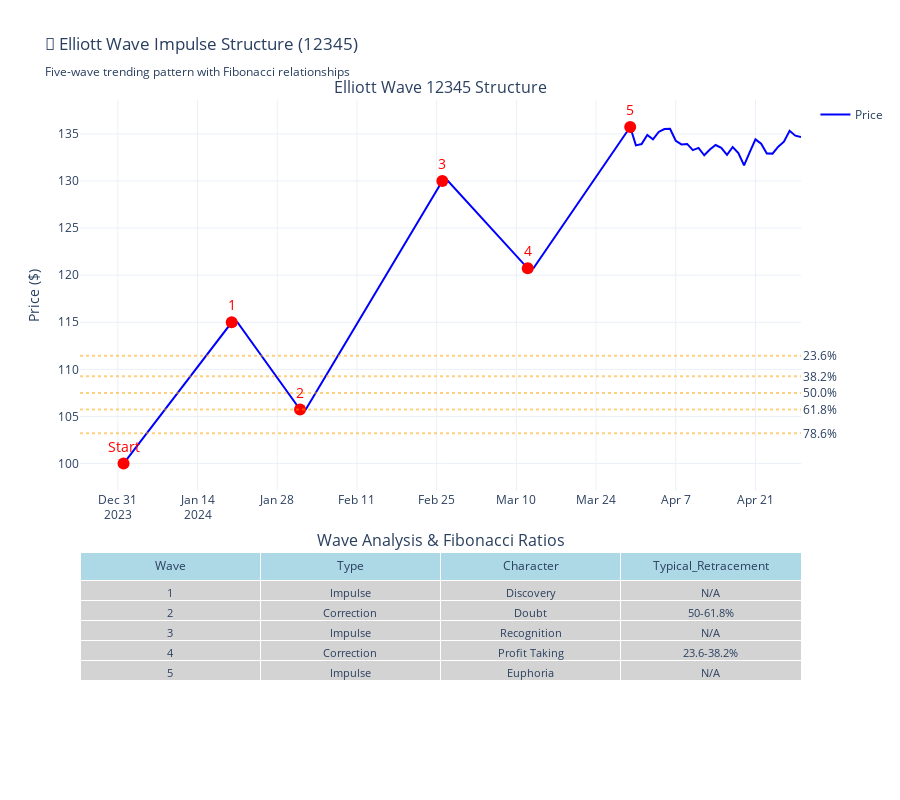

Source (notebook cell):
### Markdown cell above
# 🌊 ELLIOTT WAVES - Market Psychology & Wave Theory

Elliott Wave Theory describes market movements as repetitive waves driven by investor psychology. Markets move in 5-wave impulses followed by 3-wave corrections.

### Code cell
# 3. ELLIOTT IMPULSE WAVE (12345) - Five-Wave Trending Structure
def plot_elliott_impulse_wave():
    """Demonstrate Elliott Wave 5-wave impulse structure"""
    
    from plotly.subplots import make_subplots
    
    fig = make_subplots(
        rows=2, cols=1,
        subplot_titles=('Elliott Wave 12345 Structure', 'Wave Analysis & Fibonacci Ratios'),
        specs=[[{"type": "xy"}],
               [{"type": "table"}]],
        row_heights=[0.7, 0.3],
        vertical_spacing=0.1
    )
    
    # Create Elliott Wave data
    np.random.seed(100)
    
    # Define wave structure mathematically
    days = 120
    dates = pd.date_range(start='2024-01-01', periods=days, freq='D')
    
    # Create 5-wave structure
    # Wave 1: Initial impulse
    wave1_length = 20
    wave1 = np.linspace(100, 115, wave1_length)
    
    # Wave 2: Correction (typically 50-61.8% of wave 1)
    wave2_length = 12
    wave2_retrace = 0.618  # 61.8% retracement
    wave2_end = wave1[0] + (wave1[-1] - wave1[0]) * (1 - wave2_retrace)
    wave2 = np.linspace(wave1[-1], wave2_end, wave2_length)
    
    # Wave 3: Strongest impulse (typically 1.618x wave 1)
    wave3_length = 25
    wave1_range = wave1[-1] - wave1[0]
    wave3_end = wave2[-1] + (wave1_range * 1.618)
    wave3 = np.linspace(wave2[-1], wave3_end, wave3_length)
    
    # Wave 4: Smaller correction (typically 38.2% of wave 3)
    wave4_length = 15
    wave4_retrace = 0.382
    wave3_range = wave3[-1] - wave3[0]
    wave4_end = wave3[-1] - (wave3_range * wave4_retrace)
    wave4 = np.linspace(wave3[-1], wave4_end, wave4_length)
    
    # Wave 5: Final impulse (often equal to wave 1)
    wave5_length = 18
    wave5_end = wave4[-1] + wave1_range
    wave5 = np.linspace(wave4[-1], wave5_end, wave5_length)
    
    # Combine waves
    elliott_pattern = np.concatenate([wave1, wave2, wave3, wave4, wave5])
    
    # Add remaining data points with noise
    remaining_points = days - len(elliott_pattern)
    if remaining_points > 0:
        correction_phase = wave5_end + np.cumsum(np.random.normal(-0.2, 1, remaining_points))
        elliott_pattern = np.concatenate([elliott_pattern, correction_phase])
    
    elliott_pattern = elliott_pattern[:days]  # Ensure exact length
    
    # Plot main Elliott Wave
    fig.add_trace(go.Scatter(
        x=dates,
        y=elliott_pattern,
        mode='lines',
        name='Price',
        line=dict(color='blue', width=2)
    ), row=1, col=1)
    
    # Mark wave endpoints
    wave_endpoints = [
        (0, wave1[0], "Start"),
        (wave1_length-1, wave1[-1], "1"),
        (wave1_length + wave2_length-1, wave2[-1], "2"),
        (wave1_length + wave2_length + wave3_length-1, wave3[-1], "3"),
        (wave1_length + wave2_length + wave3_length + wave4_length-1, wave4[-1], "4"),
        (wave1_length + wave2_length + wave3_length + wave4_length + wave5_length-1, wave5[-1], "5")
    ]
    
    for idx, price, label in wave_endpoints:
        if idx < len(dates):
            fig.add_trace(go.Scatter(
                x=[dates[idx]],
                y=[price],
                mode='markers+text',
                name=f'Wave {label}',
                marker=dict(size=12, color='red'),
                text=[label],
                textposition='top center',
                textfont=dict(size=14, color='red'),
                showlegend=False
            ), row=1, col=1)
    
    # Add Fibonacci retracement levels for wave 2
    fib_levels = [0.236, 0.382, 0.5, 0.618, 0.786]
    wave1_high = wave1[-1]
    wave1_low = wave1[0]
    wave1_range = wave1_high - wave1_low
    
    for level in fib_levels:
        fib_price = wave1_high - (wave1_range * level)
        fig.add_hline(
            y=fib_price,
            line_dash="dot",
            line_color="orange",
            opacity=0.5,
            annotation_text=f"{level:.1%}",
            annotation_position="right",
            row=1, col=1
        )
    
    # Wave analysis chart
    wave_data = {
        'Wave': ['1', '2', '3', '4', '5'],
        'Type': ['Impulse', 'Correction', 'Impulse', 'Correction', 'Impulse'],
        'Character': ['Discovery', 'Doubt', 'Recognition', 'Profit Taking', 'Euphoria'],
        'Typical_Retracement': ['N/A', '50-61.8%', 'N/A', '23.6-38.2%', 'N/A']
    }
    
    fig.add_trace(go.Table(
        header=dict(values=list(wave_data.keys()),
                   fill_color='lightblue',
                   align='center',
                   font=dict(size=12)),
        cells=dict(values=[wave_data[col] for col in wave_data.keys()],
                  fill_color='lightgray',
                  align='center',
                  font=dict(size=11))
    ), row=2, col=1)
    
    fig.update_layout(
        title='🌊 Elliott Wave Impulse Structure (12345)<br><sub>Five-wave trending pattern with Fibonacci relationships</sub>',
        height=800,
        template='plotly_white'
    )
    
    fig.update_yaxes(title_text="Price ($)", row=1, col=1)
    
    return fig

elliott_impulse_fig = plot_elliott_impulse_wave()
elliott_impulse_fig.show()

print("🌊 ELLIOTT WAVE IMPULSE (12345) RULES:")
print("=" * 50)
print("📊 WAVE STRUCTURE:")
print("• Wave 1: Initial move, moderate volume")
print("• Wave 2: Correction, 50-61.8% retracement of Wave 1")
print("• Wave 3: Strongest move, highest volume, extends beyond Wave 1")
print("• Wave 4: Correction, 23.6-38.2% retracement of Wave 3")
print("• Wave 5: Final move, often equals Wave 1 length")

print("\n📏 FIBONACCI RELATIONSHIPS:")
print("• Wave 3 = 1.618 × Wave 1 (most common)")
print("• Wave 5 = Wave 1 (equality)")
print("• Wave 2 retraces 61.8% of Wave 1")
print("• Wave 4 retraces 38.2% of Wave 3")

print("\n🚫 ELLIOTT WAVE RULES (Never Violated):")
print("1. Wave 2 never retraces more than 100% of Wave 1")
print("2. Wave 3 is never the shortest wave")
print("3. Wave 4 never overlaps Wave 1 price territory")

print("\n🎯 TRADING STRATEGIES:")
print("• Enter on Wave 2 completion with stops below Wave 1")
print("• Add positions on Wave 4 completion")
print("• Take profits at Wave 5 completion")
print("• Expect ABC correction after 5-wave completion")
print("• Enter on Wave 2 completion with stops below Wave 1")
print("• Add positions on Wave 4 completion")
print("• Take profits at Wave 5 completion")
print("• Expect ABC correction after 5-wave completion")

### Figure 1 — Plotly figure (JSON) as saved in the notebook; plotly's stock layout.template omitted (floating-point values rounded to 4 significant figures)
{"data": [{"line": {"color": "blue", "width": 2}, "mode": "lines", "name": "Price", "type": "scatter", "x": ["2024-01-01T00:00:00.000000000", "2024-01-02T00:00:00.000000000", "2024-01-03T00:00:00.000000000", "2024-01-04T00:00:00.000000000", "2024-01-05T00:00:00.000000000", "2024-01-06T00:00:00.000000000", "2024-01-07T00:00:00.000000000", "2024-01-08T00:00:00.000000000", "2024-01-09T00:00:00.000000000", "2024-01-10T00:00:00.000000000", "2024-01-11T00:00:00.000000000", "2024-01-12T00:00:00.000000000", "2024-01-13T00:00:00.000000000", "2024-01-14T00:00:00.000000000", "2024-01-15T00:00:00.000000000", "2024-01-16T00:00:00.000000000", "2024-01-17T00:00:00.000000000", "2024-01-18T00:00:00.000000000", "2024-01-19T00:00:00.000000000", "2024-01-20T00:00:00.000000000", "2024-01-21T00:00:00.000000000", "2024-01-22T00:00:00.000000000", "2024-01-23T00:00:00.000000000", "2024-01-24T00:00:00.000000000", "2024-01-25T00:00:00.000000000", "2024-01-26T00:00:00.000000000", "2024-01-27T00:00:00.000000000", "2024-01-28T00:00:00.000000000", "2024-01-29T00:00:00.000000000", "2024-01-30T00:00:00.000000000", "2024-01-31T00:00:00.000000000", "2024-02-01T00:00:00.000000000", "2024-02-02T00:00:00.000000000", "2024-02-03T00:00:00.000000000", "2024-02-04T00:00:00.000000000", "2024-02-05T00:00:00.000000000", "2024-02-06T00:00:00.000000000", "2024-02-07T00:00:00.000000000", "2024-02-08T00:00:00.000000000", "2024-02-09T00:00:00.000000000", "2024-02-10T00:00:00.000000000", "2024-02-11T00:00:00.000000000", "2024-02-12T00:00:00.000000000", "2024-02-13T00:00:00.000000000", "2024-02-14T00:00:00.000000000", "2024-02-15T00:00:00.000000000", "2024-02-16T00:00:00.000000000", "2024-02-17T00:00:00.000000000", "2024-02-18T00:00:00.000000000", "2024-02-19T00:00:00.000000000", "2024-02-20T00:00:00.000000000", "2024-02-21T00:00:00.000000000", "2024-02-22T00:00:00.000000000", "2024-02-23T00:00:00.000000000", "2024-02-24T00:00:00.000000000", "2024-02-25T00:00:00.000000000", "2024-02-26T00:00:00.000000000", "2024-02-27T00:00:00.000000000", "2024-02-28T00:00:00.000000000", "2024-02-29T00:00:00.000000000", "2024-03-01T00:00:00.000000000", "2024-03-02T00:00:00.000000000", "2024-03-03T00:00:00.000000000", "2024-03-04T00:00:00.000000000", "2024-03-05T00:00:00.000000000", "2024-03-06T00:00:00.000000000", "2024-03-07T00:00:00.000000000", "2024-03-08T00:00:00.000000000", "2024-03-09T00:00:00.000000000", "2024-03-10T00:00:00.000000000", "2024-03-11T00:00:00.000000000", "2024-03-12T00:00:00.000000000", "2024-03-13T00:00:00.000000000", "2024-03-14T00:00:00.000000000", "2024-03-15T00:00:00.000000000", "2024-03-16T00:00:00.000000000", "2024-03-17T00:00:00.000000000", "2024-03-18T00:00:00.000000000", "2024-03-19T00:00:00.000000000", "2024-03-20T00:00:00.000000000", "2024-03-21T00:00:00.000000000", "2024-03-22T00:00:00.000000000", "2024-03-23T00:00:00.000000000", "2024-03-24T00:00:00.000000000", "2024-03-25T00:00:00.000000000", "2024-03-26T00:00:00.000000000", "2024-03-27T00:00:00.000000000", "2024-03-28T00:00:00.000000000", "2024-03-29T00:00:00.000000000", "2024-03-30T00:00:00.000000000", "2024-03-31T00:00:00.000000000", "2024-04-01T00:00:00.000000000", "2024-04-02T00:00:00.000000000", "2024-04-03T00:00:00.000000000", "2024-04-04T00:00:00.000000000", "2024-04-05T00:00:00.000000000", "2024-04-06T00:00:00.000000000", "2024-04-07T00:00:00.000000000", "2024-04-08T00:00:00.000000000", "2024-04-09T00:00:00.000000000", "2024-04-10T00:00:00.000000000", "2024-04-11T00:00:00.000000000", "2024-04-12T00:00:00.000000000", "2024-04-13T00:00:00.000000000", "2024-04-14T00:00:00.000000000", "2024-04-15T00:00:00.000000000", "2024-04-16T00:00:00.000000000", "2024-04-17T00:00:00.000000000", "2024-04-18T00:00:00.000000000", "2024-04-19T00:00:00.000000000", "2024-04-20T00:00:00.000000000", "2024-04-21T00:00:00.000000000", "2024-04-22T00:00:00.000000000", "2024-04-23T00:00:00.000000000", "2024-04-24T00:00:00.000000000", "2024-04-25T00:00:00.000000000", "2024-04-26T00:00:00.000000000", "2024-04-27T00:00:00.000000000", "2024-04-28T00:00:00.000000000", "2024-04-29T00:00:00.000000000"], "xaxis": "x", "y": [100.0, 100.8, 101.6, 102.4, 103.2, 103.9, 104.7, 105.5, 106.3, 107.1, 107.9, 108.7, 109.5, 110.3, 111.1, 111.8, 112.6, 113.4, 114.2, 115.0, 115.0, 114.2, 113.3, 112.5, 111.6, 110.8, 109.9, 109.1, 108.3, 107.4, 106.6, 105.7, 105.7, 106.7, 107.8, 108.8, 109.8, 110.8, 111.8, 112.8, 113.8, 114.8, 115.8, 116.9, 117.9, 118.9, 119.9, 120.9, 121.9, 122.9, 123.9, 124.9, 126.0, 127.0, 128.0, 129.0, 130.0, 130.0, 129.3, 128.7, 128.0, 127.4, 126.7, 126.0, 125.4, 124.7, 124.0, 123.4, 122.7, 122.1, 121.4, 120.7, 120.7, 121.6, 122.5, 123.4, 124.3, 125.1, 126.0, 126.9, 127.8, 128.7, 129.6, 130.4, 131.3, 132.2, 133.1, 134.0, 134.8, 135.7, 133.8, 133.9, 134.9, 134.4, 135.2, 135.5, 135.5, 134.3, 133.9, 133.9, 133.3, 133.5, 132.7, 133.3, 133.8, 133.5, 132.8, 133.6, 133.0, 131.7, 133.1, 134.4, 134.0, 132.9, 132.9, 133.6, 134.2, 135.3, 134.8, 134.7], "yaxis": "y"}, {"marker": {"color": "red", "size": 12}, "mode": "markers+text", "name": "Wave Start", "showlegend": false, "text": ["Start"], "textfont": {"color": "red", "size": 14}, "textposition": "top center", "type": "scatter", "x": ["2024-01-01T00:00:00"], "xaxis": "x", "y": [100], "yaxis": "y"}, {"marker": {"color": "red", "size": 12}, "mode": "markers+text", "name": "Wave 1", "showlegend": false, "text": ["1"], "textfont": {"color": "red", "size": 14}, "textposition": "top center", "type": "scatter", "x": ["2024-01-20T00:00:00"], "xaxis": "x", "y": [115], "yaxis": "y"}, {"marker": {"color": "red", "size": 12}, "mode": "markers+text", "name": "Wave 2", "showlegend": false, "text": ["2"], "textfont": {"color": "red", "size": 14}, "textposition": "top center", "type": "scatter", "x": ["2024-02-01T00:00:00"], "xaxis": "x", "y": [105.7], "yaxis": "y"}, {"marker": {"color": "red", "size": 12}, "mode": "markers+text", "name": "Wave 3", "showlegend": false, "text": ["3"], "textfont": {"color": "red", "size": 14}, "textposition": "top center", "type": "scatter", "x": ["2024-02-26T00:00:00"], "xaxis": "x", "y": [130], "yaxis": "y"}, {"marker": {"color": "red", "size": 12}, "mode": "markers+text", "name": "Wave 4", "showlegend": false, "text": ["4"], "textfont": {"color": "red", "size": 14}, "textposition": "top center", "type": "scatter", "x": ["2024-03-12T00:00:00"], "xaxis": "x", "y": [120.7], "yaxis": "y"}, {"marker": {"color": "red", "size": 12}, "mode": "markers+text", "name": "Wave 5", "showlegend": false, "text": ["5"], "textfont": {"color": "red", "size": 14}, "textposition": "top center", "type": "scatter", "x": ["2024-03-30T00:00:00"], "xaxis": "x", "y": [135.7], "yaxis": "y"}, {"cells": {"align": "center", "fill": {"color": "lightgray"}, "font": {"size": 11}, "values": [["1", "2", "3", "4", "5"], ["Impulse", "Correction", "Impulse", "Correction", "Impulse"], ["Discovery", "Doubt", "Recognition", "Profit Taking", "Euphoria"], ["N/A", "50-61.8%", "N/A", "23.6-38.2%", "N/A"]]}, "domain": {"x": [0, 1], "y": [0, 0.27]}, "header": {"align": "center", "fill": {"color": "lightblue"}, "font": {"size": 12}, "values": ["Wave", "Type", "Character", "Typical_Retracement"]}, "type": "table"}], "layout": {"annotations": [{"font": {"size": 16}, "showarrow": false, "text": "Elliott Wave 12345 Structure", "x": 0.5, "xanchor": "center", "xref": "paper", "y": 1, "yanchor": "bottom", "yref": "paper"}, {"font": {"size": 16}, "showarrow": false, "text": "Wave Analysis & Fibonacci Ratios", "x": 0.5, "xanchor": "center", "xref": "paper", "y": 0.27, "yanchor": "bottom", "yref": "paper"}, {"showarrow": false, "text": "23.6%", "x": 1, "xanchor": "left", "xref": "x domain", "y": 111.5, "yanchor": "middle", "yref": "y"}, {"showarrow": false, "text": "38.2%", "x": 1, "xanchor": "left", "xref": "x domain", "y": 109.3, "yanchor": "middle", "yref": "y"}, {"showarrow": false, "text": "50.0%", "x": 1, "xanchor": "left", "xref": "x domain", "y": 107.5, "yanchor": "middle", "yref": "y"}, {"showarrow": false, "text": "61.8%", "x": 1, "xanchor": "left", "xref": "x domain", "y": 105.7, "yanchor": "middle", "yref": "y"}, {"showarrow": false, "text": "78.6%", "x": 1, "xanchor": "left", "xref": "x domain", "y": 103.2, "yanchor": "middle", "yref": "y"}], "height": 800, "shapes": [{"line": {"color": "orange", "dash": "dot"}, "opacity": 0.5, "type": "line", "x0": 0, "x1": 1, "xref": "x domain", "y0": 111.5, "y1": 111.5, "yref": "y"}, {"line": {"color": "orange", "dash": "dot"}, "opacity": 0.5, "type": "line", "x0": 0, "x1": 1, "xref": "x domain", "y0": 109.3, "y1": 109.3, "yref": "y"}, {"line": {"color": "orange", "dash": "dot"}, "opacity": 0.5, "type": "line", "x0": 0, "x1": 1, "xref": "x domain", "y0": 107.5, "y1": 107.5, "yref": "y"}, {"line": {"color": "orange", "dash": "dot"}, "opacity": 0.5, "type": "line", "x0": 0, "x1": 1, "xref": "x domain", "y0": 105.7, "y1": 105.7, "yref": "y"}, {"line": {"color": "orange", "dash": "dot"}, "opacity": 0.5, "type": "line", "x0": 0, "x1": 1, "xref": "x domain", "y0": 103.2, "y1": 103.2, "yref": "y"}], "title": {"text": "🌊 Elliott Wave Impulse Structure (12345)<br><sub>Five-wave trending pattern with Fibonacci relationships</sub>"}, "xaxis": {"anchor": "y", "domain": [0, 1]}, "yaxis": {"anchor": "x", "domain": [0.37, 1], "title": {"text": "Price ($)"}}}}
